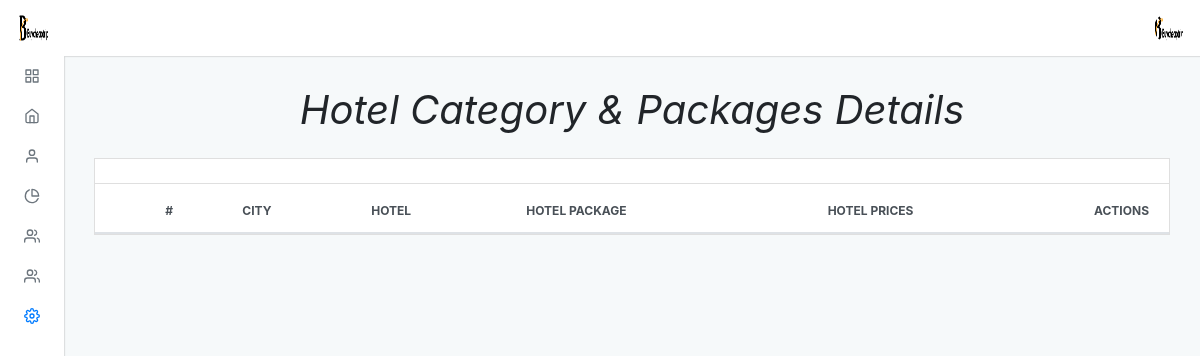
Before: /admin/default/hotel_category_all.php (signed in) with the older database file.
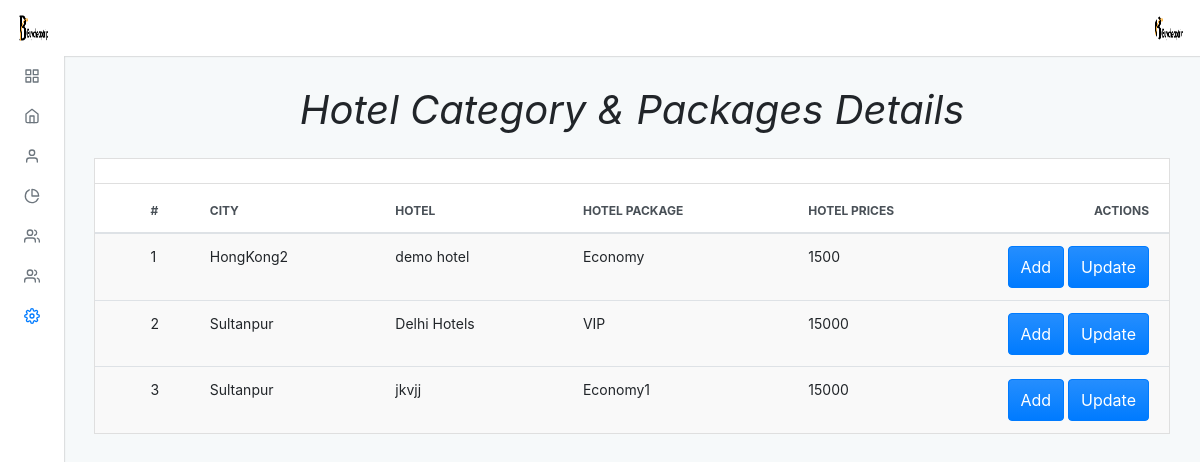
After: the same page with the newer database file.
### tables this page shows
CREATE TABLE `hotels` (
  `hotel_id` int(11) NOT NULL,
  `hotel_name` varchar(100) NOT NULL,
  `hcity_id` int(5) NOT NULL
);

CREATE TABLE `cities` (
  `city_id` int(11) NOT NULL,
  `city_name` varchar(100) NOT NULL
);

CREATE TABLE `hotel_categories` (
  `hcategory_id` int(11) NOT NULL,
  `category_name` varchar(100) NOT NULL,
  `hc_id` int(10) NOT NULL,
  `prices` double NOT NULL
);

### admin/default/hotel_category_all.php (the view, shortened to what the changed rows need)
<?php
include "../connection.php";
?>
<?php $page = "setting";
include("./incluede/header.php") ?>
<div class="adminx-content">
    <div class="adminx-main-content">
        <div class="container-fluid">
            <div class="pb-3">
                <h1><b><i>Hotel Category & Packages Details</i></b></h1>
            </div>
            <div class="row">
                <div class="col">
                    <div class="card mb-grid">
                        <div class="table-responsive-md">
                            <table class="table table-actions table-striped table-hover mb-0">
                                <thead>
                                    <tr>
                                        <th scope="col">
                                            <label class="custom-control custom-checkbox m-0 p-0">
                                            </label>
                                        </th>
                                        <th scope="col">#</th>
                                        <th scope="col">City</th>
                                        <th scope="col">Hotel</th>
                                        <th scope="col">Hotel Package</th>
                                        <th scope="col">Hotel Prices</th>
                                        <th scope="col">Actions</th>
                                    </tr>
                                </thead>
                                <tbody>
                                    <?php
                                    $query = "SELECT hotels.hotel_id, hotels.hotel_name, cities.city_name,hotel_categories.hcategory_id, hotel_categories.category_name, hotel_categories.prices
          FROM hotels
          JOIN cities ON hotels.hcity_id = cities.city_id
          JOIN hotel_categories ON hotels.hotel_id = hotel_categories.hc_id
          ORDER BY cities.city_name ASC";
                                    $res = mysqli_query($conn, $query);
                                    $a = 1;
                                    while ($row = mysqli_fetch_assoc($res)) {
                                    ?>
                                        <tr>
                                            <th scope="row">
                                                <label class="custom-control custom-checkbox m-0 p-0">
                                                </label>
                                            </th>
                                            <td><?php echo $a ?></td>
                                            <td><?php echo $row['city_name'] ?></td>
                                            <td><?php echo $row['hotel_name'] ?></td>
                                            <td><?php echo $row['category_name'] ?></td>
                                            <td><?php echo $row['prices'] ?></td>
                                            <td>
                                                <a href="hotel_category_add"><button type="button" class="btn btn-primary waves-effect waves-light add">Add</button></a>
                                                <a href="hotel_category_update?hcategory_id=<?php echo $row['hcategory_id']; ?>"><button type="button" class="btn btn-primary waves-effect waves-light add">Update</button></a>
                                            </td>
                                        <tr>
                                        <?php
                                        ++$a;
                                    }
                                        ?>
                                        <?php include("./incluede/footer.php") ?>

### admin/default/incluede/header.php (shortened to what the changed rows need)
<!DOCTYPE html>
<html lang="en">
<head>
  <link rel="stylesheet" type="text/css" href="./dist/css/adminx.css" media="screen" />
</head>
<body class=" virat">
  <div class="adminx-container">
    <?php
    $query = "select * from admin_login";
    $result = mysqli_query($conn, $query);
    while ($row = mysqli_fetch_assoc($result)) {
    ?>
      <nav class="navbar navbar-expand justify-content-between fixed-top virat_1">
        <a class="navbar-brand mb-0 h1 d-none d-md-block" href="admin">
          <img src="../upload/<?php echo $row['image']; ?>" class="navbar-brand-image d-inline-block align-top mr-2" class="circle" alt="">
        </a>
        <ul class="navbar-nav d-flex justify-content-end mr-2">
          <li class="nav-item dropdown">
            <a class="nav-link avatar-with-name" id="navbarDropdownMenuLink" data-toggle="dropdown" href="#">
              <img src="../upload/<?php echo $row['image']; ?>" class="d-inline-block align-top" class="rounded" alt="">
            </a>
          </li>
        </ul>
      <?php
    }
      ?>
      </nav>

Changed rows visible on the page:
added hotels: cities.city_name "HongKong2", hotel_name "demo hotel", hotel_categories.category_name "Economy", hotel_categories.prices "1500"
added hotels: cities.city_name "Sultanpur", hotel_name "Delhi Hotels", hotel_categories.category_name "VIP", hotel_categories.prices "15000"
added hotels: cities.city_name "Sultanpur", hotel_name "jkvjj", hotel_categories.category_name "Economy1", hotel_categories.prices "15000"
